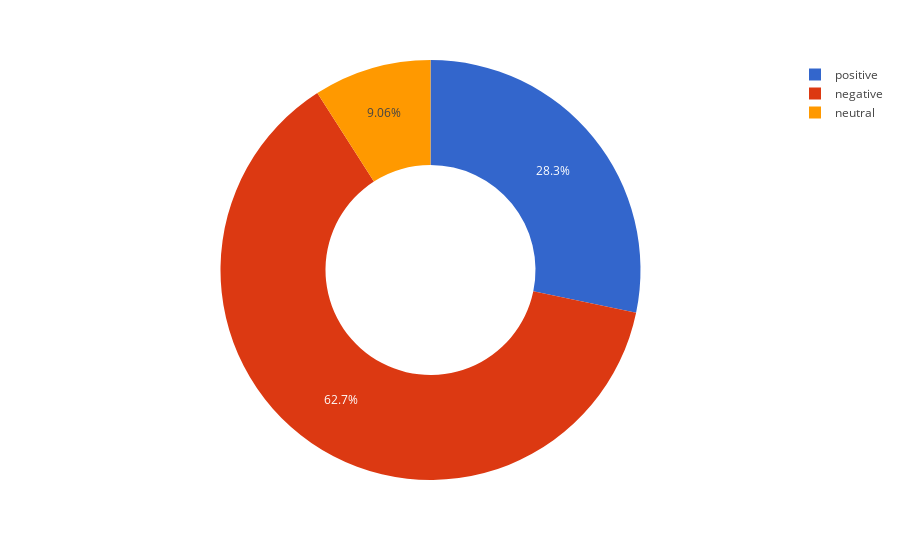

The code cell stored with this chart in its notebook:
### Code cell
px.pie(data_frame= group_df,
       names = group_df.sentiment,
       color_discrete_sequence = px.colors.qualitative.G10,
       category_orders = {"sentiment": ['positive' ,'negative' 'neutral']},
       hole= 0.5)

### Figure 1 — Plotly figure (JSON) as saved in the notebook; plotly's stock layout.template omitted (floating-point values rounded to 4 significant figures; data arrays with more than 128 entries replaced by an {"elided": "..."} marker saying what was removed)
{"data": [{"direction": "clockwise", "domain": {"x": [0, 1], "y": [0, 1]}, "hole": 0.5, "hovertemplate": "sentiment=%{label}<extra></extra>", "labels": {"elided": "276 str values"}, "legendgroup": "", "name": "", "showlegend": true, "sort": false, "type": "pie"}], "layout": {"legend": {"tracegroupgap": 0}, "margin": {"t": 60}, "piecolorway": ["#3366CC", "#DC3912", "#FF9900", "#109618", "#990099", "#0099C6", "#DD4477", "#66AA00", "#B82E2E", "#316395"]}}
